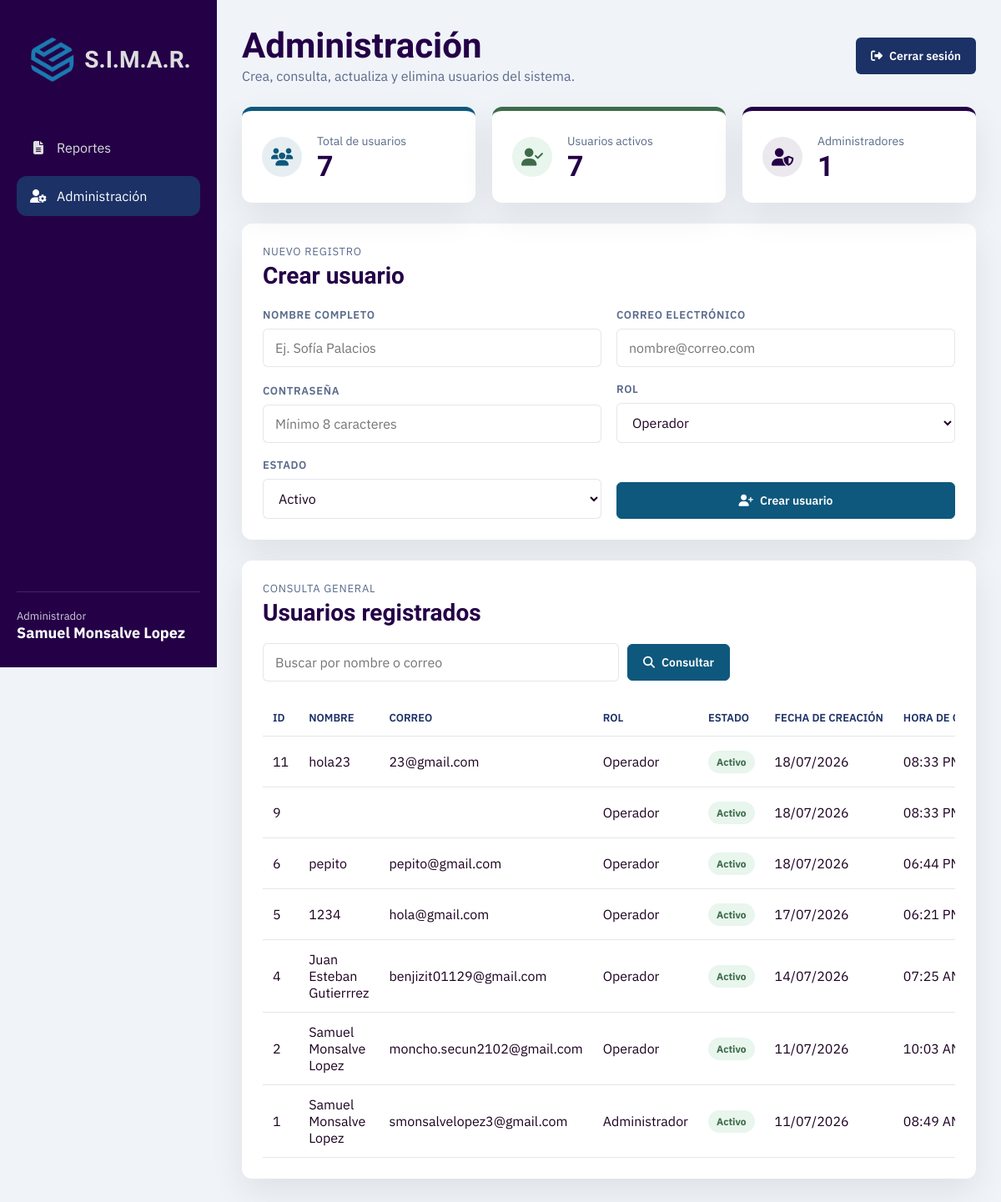
The page /web/views/admin.php (signed in) on the database its author committed.
### tables this page shows
CREATE TABLE `usuarios` (
  `id_usuario` int(11) NOT NULL,
  `nombre` varchar(100) NOT NULL,
  `correo` varchar(100) NOT NULL,
  `password_hash` varchar(255) NOT NULL,
  `rol` enum('Administrador','Operador') NOT NULL DEFAULT 'Operador',
  `activo` tinyint(1) NOT NULL,
  `fecha_creacion` timestamp NOT NULL DEFAULT current_timestamp(),
  `ultimo_acceso` datetime DEFAULT NULL
);

### web/controllers/adminUsuarios.php (called while the page is built, shortened)
<?php
require_once __DIR__ . "/../config/conexion.php";
function limpiarSalida(?string $texto): string
{
    return htmlspecialchars($texto ?? "", ENT_QUOTES, "UTF-8");
}
$modo = $_GET["modo"] ?? "";
$buscar = trim($_GET["buscar"] ?? "");
if ($buscar !== "") {
    $termino = "%" . $buscar . "%";
    $stmt = $conn->prepare("SELECT id_usuario, nombre, correo, rol, activo, fecha_creacion, ultimo_acceso FROM usuarios WHERE nombre LIKE ? OR correo LIKE ? ORDER BY id_usuario DESC");
    $stmt->bind_param("ss", $termino, $termino);
    $stmt->execute();
    $usuarios = $stmt->get_result()->fetch_all(MYSQLI_ASSOC);
} else {
    $stmt = $conn->prepare("SELECT id_usuario, nombre, correo, rol, activo, fecha_creacion, ultimo_acceso FROM usuarios ORDER BY id_usuario DESC");
    $stmt->execute();
    $usuarios = $stmt->get_result()->fetch_all(MYSQLI_ASSOC);
}
$resultadoResumen = $conn->query(
    "SELECT COUNT(*) AS total, SUM(activo = 1) AS activos, SUM(rol = 'Administrador') AS administradores FROM usuarios"
);
$datosResumen = $resultadoResumen->fetch_assoc();
$resumenUsuarios = array_map("intval", $datosResumen);

### web/views/admin.php (the view, shortened to what this page needs)
<?php
require_once __DIR__ . "/../controllers/adminUsuarios.php";
?>
<!DOCTYPE html>
<html lang="es">
<head>
    <link
        rel="stylesheet"
        href="https://cdnjs.cloudflare.com/ajax/libs/font-awesome/6.7.2/css/all.min.css"
    >
    <link
        rel="stylesheet"
        href="../assets/css/variables.css"
    >
    <link
        rel="stylesheet"
        href="../assets/css/admin.css"
    >
</head>
<body>
    <div class="dashboard">
        <aside
            class="sidebar"
            aria-label="Navegación principal"
        >
            <div>
                <a
                    href="admin.php"
                    class="logo"
                >
                    <img
                        src="../assets/img/iconos/icono_simar.png"
                        alt="SIMAR"
                    >
                    <h2>S.I.M.A.R.</h2>
                </a>
                <nav>
                    <ul>
                        <li><a href="reportes.php"><i class="fa-solid fa-file-lines"></i><span>Reportes</span></a></li>
                        <li class="active">
                            <a href="admin.php" aria-current="page">
                                <i class="fa-solid fa-user-gear"></i>
                                <span>Administración</span>
                            </a>
                        </li>
                    </ul>
                </nav>
            </div>
            <div class="sidebar-footer">
                <span>
                    <?= limpiarSalida($_SESSION["rol"]) ?>
                </span>
                <strong>
                    <?= limpiarSalida($_SESSION["nombre"]) ?>
                </strong>
            </div>
        </aside>
        <main class="contenido">
            <header class="topbar">
                <div>
                    <h1>Administración</h1>
                    <p>
                        Crea, consulta, actualiza y elimina usuarios del sistema.
                    </p>
                </div>
                <a
                    href="../controllers/logoutController.php"
                    class="logout"
                >
                    <i class="fa-solid fa-right-from-bracket"></i>
                    Cerrar sesión
                </a>
            </header>
            <section
                class="resumen-admin"
                aria-label="Resumen de usuarios"
            >
                <article class="resumen-card">
                    <i class="fa-solid fa-users"></i>
                    <div>
                        <span>Total de usuarios</span>
                        <strong>
                            <?= $resumenUsuarios["total"] ?>
                        </strong>
                    </div>
                </article>
                <article class="resumen-card resumen-card--activo">
                    <i class="fa-solid fa-user-check"></i>
                    <div>
                        <span>Usuarios activos</span>
                        <strong>
                            <?= $resumenUsuarios["activos"] ?>
                        </strong>
                    </div>
                </article>
                <article class="resumen-card resumen-card--admin">
                    <i class="fa-solid fa-user-shield"></i>
                    <div>
                        <span>Administradores</span>
                        <strong>
                            <?= $resumenUsuarios["administradores"] ?>
                        </strong>
                    </div>
                </article>
            </section>
            <section
                class="panel"
                id="formulario-usuario"
            >
                <div class="panel-encabezado">
                    <div>
                        <span class="panel-etiqueta">
                            <?= $modo === "editar"
                                ? "Actualizar registro"
                                : "Nuevo registro" ?>
                        </span>
                        <h2>
                            <?= $modo === "editar"
                                ? "Editar usuario"
                                : "Crear usuario" ?>
                        </h2>
                    </div>
                </div>
                <form
                    class="form-usuario"
                    method="post"
                    action="admin.php"
                    autocomplete="off"
                >
                    <div class="campo">
                        <label for="nombre">
                            Nombre completo
                        </label>
                        <input
                            type="text"
                            id="nombre"
                            name="nombre"
                            maxlength="100"
                            required
                            value="<?= limpiarSalida(
                                $modo === "editar"
                                    ? ($usuarioSeleccionado["nombre"] ?? "")
                                    : ""
                            ) ?>"
                            placeholder="Ej. Sofía Palacios"
                        >
                    </div>
                    <div class="campo">
                        <label for="correo">
                            Correo electrónico
                        </label>
                        <input
                            type="email"
                            id="correo"
                            name="correo"
                            maxlength="100"
                            required
                            value="<?= limpiarSalida(
                                $modo === "editar"
                                    ? ($usuarioSeleccionado["correo"] ?? "")
                                    : ""
                            ) ?>"
                            placeholder="nombre@correo.com"
                        >
                    </div>
                    <div class="campo">
                        <label for="password">
                            Contraseña
                        </label>
                        <input
                            type="password"
                            id="password"
                            name="password"
                            minlength="8"
                            <?= $modo === "editar" ? "" : "required" ?>
                            placeholder="Mínimo 8 caracteres"
                        >
                    </div>
                    <div class="campo">
                        <label for="rol">
                            Rol
                        </label>
                        <?php
                        $rolActual = $modo === "editar"
                            ? ($usuarioSeleccionado["rol"] ?? "Operador")
                            : "Operador";
                        ?>
                        <select
                            id="rol"
                            name="rol"
                            required
                        >
                            <option
                                value="Operador"
                                <?= $rolActual === "Operador"
                                    ? "selected"
                                    : "" ?>
                            >
                                Operador
                            </option>
                        </select>
                    </div>
                    <div class="campo">
                        <label for="activo">
                            Estado
                        </label>
                        <?php
                        $estadoActual = $modo === "editar"
                            ? (string) (
                                $usuarioSeleccionado["activo"] ?? "1"
                            )
                            : "1";
                        ?>
                        <select
                            id="activo"
                            name="activo"
                            required
                        >
                            <option
                                value="1"
                                <?= $estadoActual === "1"
                                    ? "selected"
                                    : "" ?>
                            >
                                Activo
                            </option>
                        </select>
                    </div>
                    <button
                        type="submit"
                        class="btn btn--principal"
                    >
                        <i
                            class="fa-solid <?= $modo === "editar"
                                ? "fa-floppy-disk"
                                : "fa-user-plus" ?>"
                        ></i>
                        <?= $modo === "editar"
                            ? "Guardar cambios"
                            : "Crear usuario" ?>
                    </button>
                </form>
            </section>
            <section class="panel tabla-panel">
                <div class="panel-encabezado panel-encabezado--tabla">
                    <div>
                        <span class="panel-etiqueta">
                            Consulta general
                        </span>
                        <h2>Usuarios registrados</h2>
                    </div>
                    <form
                        class="buscador"
                        method="get"
                        action="admin.php"
                    >
                        <input
                            type="search"
                            id="buscar"
                            name="buscar"
                            value="<?= limpiarSalida($buscar) ?>"
                            placeholder="Buscar por nombre o correo"
                        >
                        <button
                            class="btn btn--principal"
                            type="submit"
                        >
                            <i class="fa-solid fa-magnifying-glass"></i>
                            Consultar
                        </button>
                    </form>
                </div>
                <div class="tabla-contenedor">
                    <table>
                        <thead>
                            <tr>
                                <th>ID</th>
                                <th>Nombre</th>
                                <th>Correo</th>
                                <th>Rol</th>
                                <th>Estado</th>
                                <th>Fecha de creación</th>
                                <th>Hora de creación</th>
                            </tr>
                        </thead>
                        <tbody>
                            <?php foreach ($usuarios as $usuario): ?>
                                <?php
                                $tieneFechaCreacionUsuario = !empty(
                                    $usuario["fecha_creacion"]
                                );
                                $fechaCreacionUsuario =
                                    $tieneFechaCreacionUsuario
                                        ? date(
                                            "d/m/Y",
                                            strtotime(
                                                $usuario["fecha_creacion"]
                                            )
                                        )
                                        : "Sin fecha";
                                $horaCreacionUsuario =
                                    $tieneFechaCreacionUsuario
                                        ? date(
                                            "h:i A",
                                            strtotime(
                                                $usuario["fecha_creacion"]
                                            )
                                        )
                                        : "Sin hora";
                                ?>
                                <tr>
                                    <td data-label="ID">
                                        <?= (int) $usuario["id_usuario"] ?>
                                    </td>
                                    <td data-label="Nombre">
                                        <?= limpiarSalida(
                                            $usuario["nombre"]
                                        ) ?>
                                    </td>
                                    <td data-label="Correo">
                                        <?= limpiarSalida(
                                            $usuario["correo"]
                                        ) ?>
                                    </td>
                                    <td data-label="Rol">
                                        <?= limpiarSalida(
                                            $usuario["rol"]
                                        ) ?>
                                    </td>
                                    <td data-label="Estado">
                                        <span
                                            class="estado estado--<?=
                                                (int) $usuario["activo"] === 1
                                                    ? "activo"
                                                    : "inactivo"
                                            ?>"
                                        >
                                            <?= (int) $usuario["activo"] === 1
                                                ? "Activo"
                                                : "Inactivo" ?>
                                        </span>
                                    </td>
                                    <td data-label="Fecha de creación">
                                        <?= limpiarSalida(
                                            $fechaCreacionUsuario
                                        ) ?>
                                    </td>
                                    <td data-label="Hora de creación">
                                        <?= limpiarSalida(
                                            $horaCreacionUsuario
                                        ) ?>
                                    </td>
                                </tr>
                            <?php endforeach; ?>
                        </tbody>
                    </table>
                </div>
            </section>
        </main>
    </div>
</body>
</html>

### rows shown on the page
usuarios: id_usuario "11", nombre "hola23", correo "23@gmail.com", rol "Operador", activo "Activo", fecha_creacion "18/07/2026", fecha_creacion "08:33…"
usuarios: id_usuario "9", rol "Operador", activo "Activo", fecha_creacion "18/07/2026", fecha_creacion "08:33…"
usuarios: id_usuario "6", nombre "pepito", correo "pepito@gmail.com", rol "Operador", activo "Activo", fecha_creacion "18/07/2026", fecha_creacion "06:44…"
usuarios: id_usuario "5", nombre "1234", correo "hola@gmail.com", rol "Operador", activo "Activo", fecha_creacion "17/07/2026", fecha_creacion "06:21…"
usuarios: id_usuario "4", nombre "Juan Esteban Gutierrrez", correo "benjizit01129@gmail.com", rol "Operador", activo "Activo", fecha_creacion "14/07/2026", fecha_creacion "07:25…"
usuarios: id_usuario "2", nombre "Samuel Monsalve Lopez", correo "moncho.secun2102@gmail.com", rol "Operador", activo "Activo", fecha_creacion "11/07/2026", fecha_creacion "10:03…"
usuarios: id_usuario "1", nombre "Samuel Monsalve Lopez", correo "smonsalvelopez3@gmail.com", rol "Administrador", activo "Activo", fecha_creacion "11/07/2026", fecha_creacion "08:49…"

### other values the page prints
limpiarSalida($_SESSION["rol"]) "Administrador"
limpiarSalida($_SESSION["nombre"]) "Samuel Monsalve Lopez"
$resumenUsuarios["total"] "7"
$resumenUsuarios["activos"] "7"
$resumenUsuarios["administradores"] "1"
